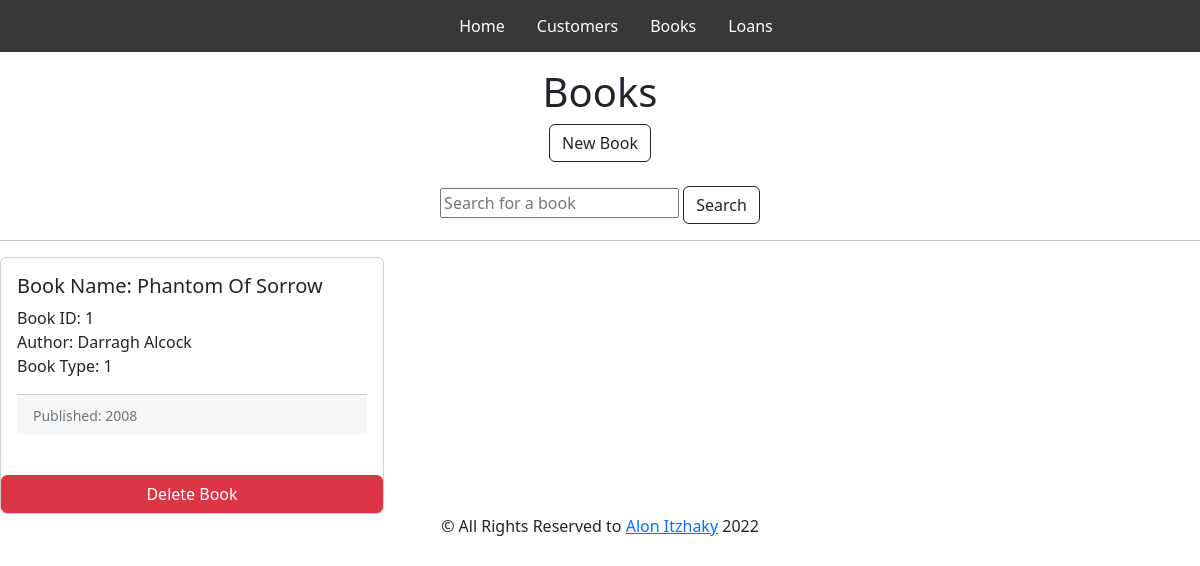
The app's page /Books/1 with its own data.
### app.py (models this page shows, shortened)
class Books(db.Model):
    id = db.Column('BookID', db.Integer, primary_key = True)
    book_name = db.Column('BookName', db.String(100))
    book_author = db.Column('BookAuthor', db.String(50))
    published = db.Column('PublishedDate', db.String(10))
    book_type = db.Column('BookType', db.Integer)
    loanlink = db.relationship("Loans", backref = "books")

### app.py (the view, shortened to what this page needs)
@app.route('/Books/', methods = ['GET', 'POST'])
@app.route('/Books/<id>')
def show_all_books(id = -1):
    if request.method == 'GET':
        if int(id) == -1:
            return render_template('all_books.html', books = Books.query.all())
        if int(id) > -1:
            selected = Books.query.get(int(id))
            return render_template('selected_book.html', selected = selected)

### templates/selected_book.html (shortened to what this page needs)
{% extends "layout.html" %}
{% block content %}
<div class="d-flex justify-content-center">
    <h1>Books</h1>
</div>
<div class="d-flex justify-content-center">
    <a class="btn btn-outline-dark" href="/NewBook/" role="button">New Book</a>
</div>
<br>
<div class="d-flex justify-content-center">
    <form class="form-inline" action="/Books_Search" method="post">
        <input type="text" class="from-control" name="book_name" placeholder="Search for a book">
        <button class='btn btn-outline-dark' type="submit">Search</button>
    </form>
</div>
<hr>
<div class="row row-cols-1 row-cols-md-3 g-4">
    <div class="col">
        <div class="card h-100">
            <div class="card-body">
                <h5 class="card-title">Book Name: {{ selected.book_name }}</h5>
                <p class="card-text">Book ID: {{ selected.id }}
                    <br>
                    Author: {{ selected.book_author }}
                    <br>
                    Book Type: {{ selected.book_type }}
                </p>
                <div class="card-footer">
                    <small class="text-muted">Published: {{ selected.published }}</small>
                </div>
                <br>
            </div>
            <a href="/Books/Delete/{{selected.id}}" class="btn btn-danger">Delete Book</a>
        </div>
    </div>
</div>
{% endblock %}

### records on screen
Books: book_name "Phantom Of Sorrow", id "1", book_author "Darragh Alcock", book_type "1", published "2008"
